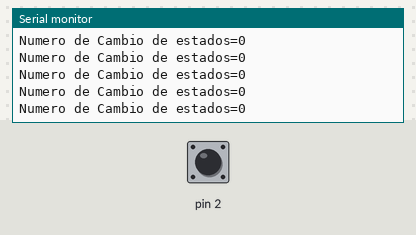
Recording of a sketch running on a simulated Arduino Uno, built with avr-gcc and run on an emulated ATmega328P. On the bench: the last lines printed to the serial monitor. The test bench sets the inputs (shaded band); at power-on: pin 2 LOW.

Above: at 1.2 s.
1.3 s: pin 2 driven HIGH
At 2.0 s:
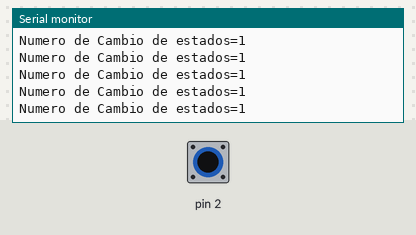
4.3 s: pin 2 driven LOW
At 4.8 s:
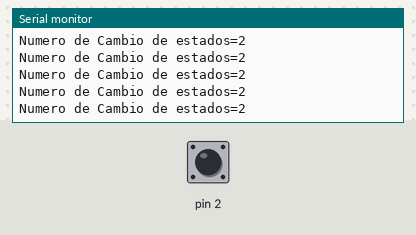
7.3 s: pin 2 pulsed HIGH 5 times (0.12 s each, 0.3 s apart)
At 8.2 s:
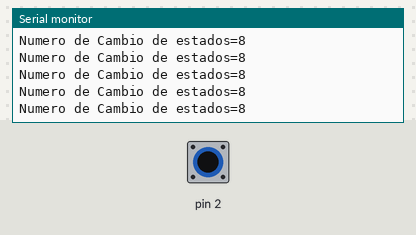
Timing chart, 0 to 10.3 s (numbered marks = the images above; inputs shaded):
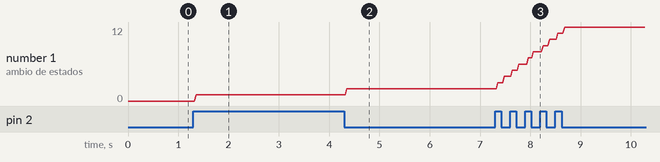

Measured:
- after the input at 1.3 s, the serial monitor: prints a new line after 0.05 s (image 1)
- after the input at 4.3 s, the serial monitor: prints a new line after 0.05 s (image 2)
- after the input at 7.3 s, the serial monitor: prints a new line after 0.05 s (image 3)
- plotted number 1: 0 → 1 after the input at 1.3 s, 1 → 2 after the input at 4.3 s, 2 → 12 after the input at 7.3 s

The sketch:

interrupciones1.ino
```cpp
int contador=0;

void setup()
{
  pinMode(2, INPUT);
  Serial.begin(9600);
  attachInterrupt(digitalPinToInterrupt(2),Fcontador,CHANGE);
}

void loop()
{
  Serial.print("Numero de Cambio de estados=");
    Serial.println(contador);
}

void Fcontador(){
 contador=contador+1;
}
```
